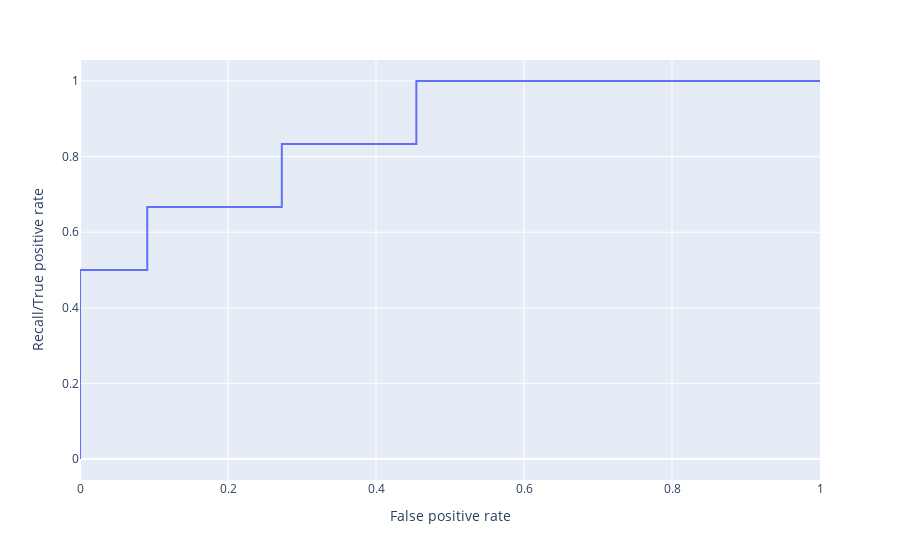

Notebook code cell kept with this figure:
### Markdown cell above
Make an ROC plot.

### Code cell
probs = lm.predict_proba(splits[1])
rocMetrics = metrics.roc_curve(splits[3], probs[:,1])
fig = px.line(x=rocMetrics[0], y=rocMetrics[1])

fig.update_yaxes(title_text="Recall/True positive rate")

fig.update_xaxes(title_text="False positive rate")

#<xml xmlns="https://developers.google.com/blockly/xml"><variables><variable id="M}t8Cm4jpy8CZc{YnXy3">probs</variable><variable id="`MlX9tv$x9^+8hq@.?!W">fig</variable><variable id="}#R~_f(;Z:ZnAFRy.{;t">lm</variable><variable id=",,t`1|+/`aO88;3vt8ZU">rocMetrics</variable><variable id=")}+w@N9iB/j=:+PLkMv8">metrics</variable><variable id="+yh,Zg{hON]zy6D~.rH#">px</variable><variable id="_ut$e0PL4OMi4o1MXTpw">splits</variable></variables><block type="variables_set" id="NHw$/HH988vNLbZgn)CM" x="88" y="212"><field name="VAR" id="M}t8Cm4jpy8CZc{YnXy3">probs</field><value name="VALUE"><block type="varDoMethod" id="N}3ds6:i%0MtTA:(2im4"><field name="VAR" id="}#R~_f(;Z:ZnAFRy.{;t">lm</field><field name="MEMBER">predict_proba</field><data>lm:predict_proba</data><value name="INPUT"><block type="lists_create_with" id="3Ru6U*^.a`oD7$bu/I%y"><mutation items="1"></mutation><value name="ADD0"><block type="lists_getIndex" id="@lpyN+:CEcPQ#Q:Svm|9"><mutation statement="false" at="true"></mutation><field name="MODE">GET</field><field name="WHERE">FROM_START</field><value name="VALUE"><block type="variables_get" id="ng))4fZyb@U1|eswo1}:"><field name="VAR" id="_ut$e0PL4OMi4o1MXTpw">splits</field></block></value><value name="AT"><block type="math_number" id="Lo)w=2LL|Tf-L/gkeTdT"><field name="NUM">2</field></block></value></block></value></block></value></block></value><next><block type="variables_set" id="}4kjlvw)%T2:Y,TuO$1k"><field name="VAR" id=",,t`1|+/`aO88;3vt8ZU">rocMetrics</field><value name="VALUE"><block type="varDoMethod" id="St}]W`i!e!OdZl|3qj)#"><field name="VAR" id=")}+w@N9iB/j=:+PLkMv8">metrics</field><field name="MEMBER">roc_curve</field><data>metrics:roc_curve</data><value name="INPUT"><block type="lists_create_with" id="cZ56CQZr95f)2[OP#h-9"><mutation items="2"></mutation><value name="ADD0"><block type="lists_getIndex" id="}~bW=uGu5bwR72v;A4Cx"><mutation statement="false" at="true"></mutation><field name="MODE">GET</field><field name="WHERE">FROM_START</field><value name="VALUE"><block type="variables_get" id="Q|/,RoTQ:TGE}q68/W7b"><field name="VAR" id="_ut$e0PL4OMi4o1MXTpw">splits</field></block></value><value name="AT"><block type="math_number" id="yoYX)i~8,,)(u:7zfo*h"><field name="NUM">4</field></block></value></block></value><value name="ADD1"><block type="dummyOutputCodeBlock" id="7XMkWCE@tnPK}_Bi!M(("><field name="CODE">probs[:,1]</field></block></value></block></value></block></value><next><block type="variables_set" id="0/UMi`0+3{3*hHWkTDP%"><field name="VAR" id="`MlX9tv$x9^+8hq@.?!W">fig</field><value name="VALUE"><block type="varDoMethod" id="_#Q.pqcS0(zyB~^yEE.a"><field name="VAR" id="+yh,Zg{hON]zy6D~.rH#">px</field><field name="MEMBER">line</field><data>px:line</data><value name="INPUT"><block type="lists_create_with" id="OC-;VKVNf@v,4Vh/L=/5"><mutation items="2"></mutation><value name="ADD0"><block type="dummyOutputCodeBlock" id="1H4P3K^L01dS/g-VDy6M"><field name="CODE">x=rocMetrics[0]</field></block></value><value name="ADD1"><block type="dummyOutputCodeBlock" id="V!iDI^[cIrybrEGiltvm"><field name="CODE">y=rocMetrics[1]</field></block></value></block></value></block></value></block></next></block></next></block><block type="varDoMethod" id="?[FeD.F=+5w?b%v4~QMN" x="74" y="432"><field name="VAR" id="`MlX9tv$x9^+8hq@.?!W">fig</field><field name="MEMBER">update_yaxes</field><data>fig:update_yaxes</data><value name="INPUT"><block type="dummyOutputCodeBlock" id="lM7[K0n*qO+Kz)j*~888"><field name="CODE">title_text="Recall/True positive rate"</field></block></value></block><block type="varDoMethod" id="bQR3M#?N-_JszSa)[H^V" x="85" y="487"><field name="VAR" id="`MlX9tv$x9^+8hq@.?!W">fig</field><field name="MEMBER">update_xaxes</field><data>fig:update_xaxes</data><value name="INPUT"><block type="dummyOutputCodeBlock" id="-BM+X)VB?t#|LHtZ;cYy"><field name="CODE">title_text="False positive rate"</field></block></value></block></xml>

### Figure 1 — Plotly figure (JSON) as saved in the notebook; plotly's stock layout.template omitted (floating-point values rounded to 4 significant figures)
{"data": [{"hovertemplate": "x=%{x}<br>y=%{y}<extra></extra>", "legendgroup": "", "line": {"color": "#636efa", "dash": "solid"}, "mode": "lines", "name": "", "orientation": "v", "showlegend": false, "type": "scatter", "x": [0, 0, 0, 0.09091, 0.09091, 0.2727, 0.2727, 0.4545, 0.4545, 1], "xaxis": "x", "y": [0, 0.1667, 0.5, 0.5, 0.6667, 0.6667, 0.8333, 0.8333, 1, 1], "yaxis": "y"}], "layout": {"autosize": true, "legend": {"tracegroupgap": 0}, "margin": {"t": 60}, "xaxis": {"anchor": "y", "autorange": true, "domain": [0, 1], "range": [0, 1], "title": {"text": "False positive rate"}, "type": "linear"}, "yaxis": {"anchor": "x", "autorange": true, "domain": [0, 1], "range": [-0.05556, 1.056], "title": {"text": "Recall/True positive rate"}, "type": "linear"}}}
